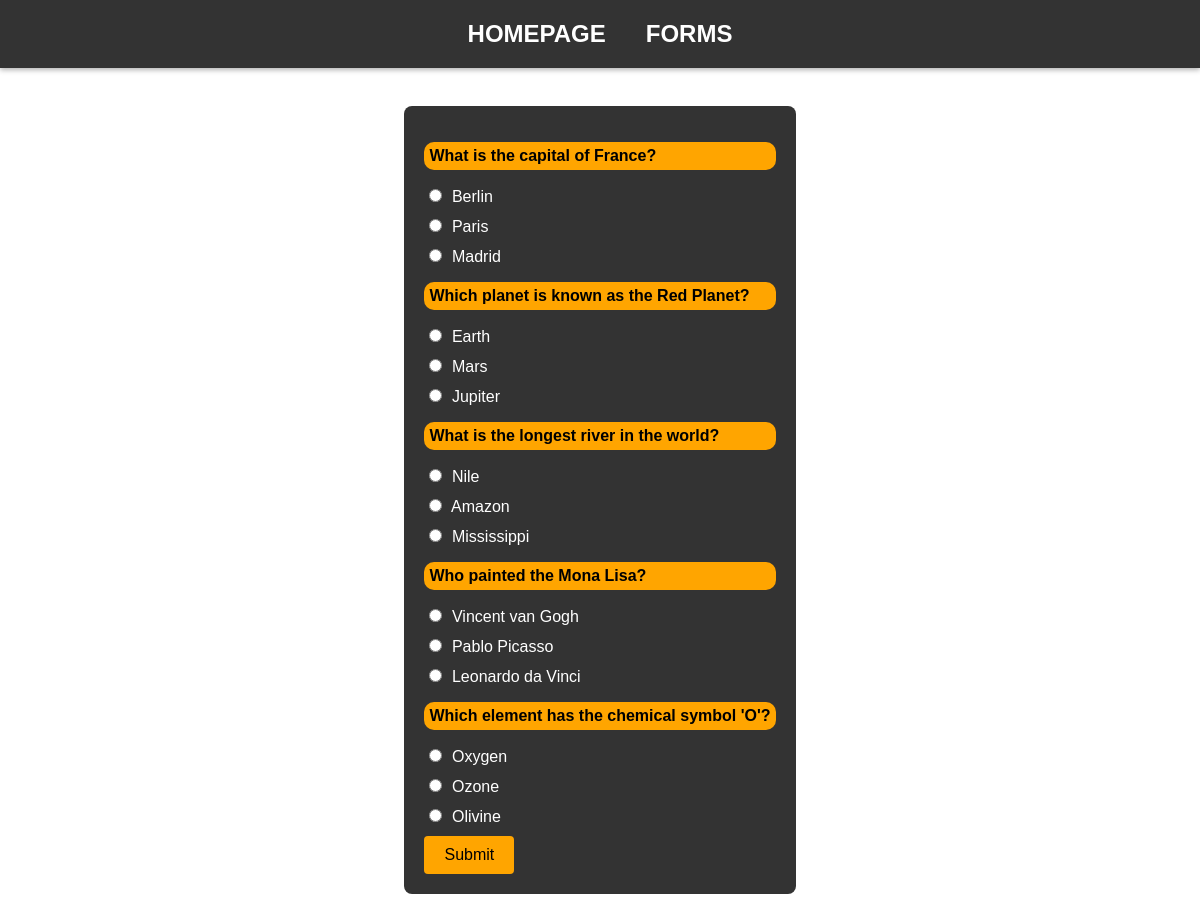
Screenshot of /forms/ with the database file from the repository.
### forms/models.py (models this page shows, shortened)
class Question(models.Model):
    text = models.CharField(max_length=255)  # Soru metni

class Answer(models.Model):
    question = models.ForeignKey(Question, related_name='answers', on_delete=models.CASCADE)  # Hangi soruya ait
    text = models.CharField(max_length=255)  # Cevap metni
    is_correct = models.BooleanField(default=False)  # Doğru mu yanlış mı olduğunu belirtir

### forms/views.py (the view, shortened to what this page needs)
# urls.py: path('forms/', quiz_view, name= 'forms')
def quiz_view(request):
    questions = Question.objects.all()  # Tüm soruları al
    return render(request, 'forms.html', {'questions': questions})

### templates/forms.html (shortened to what this page needs)
{% extends 'base.html' %}
{% block content %}
<form method="post">
    {% for question in questions %}
        <div class="question">
            <p class="question-text">{{ question.text }}</p>
            {% for answer in question.answers.all %}
                <div class="answer">
                    <input type="radio" name="question_{{ question.id }}" value="{{ answer.id }}"> {{ answer.text }}
                </div>
            {% endfor %}
        </div>
    {% endfor %}
    <button type="submit" class="submit-btn">Submit</button>
</form>
{% endblock %}

### templates/base.html (shortened to what this page needs)
<!DOCTYPE html>
<html lang="en">
<head>
</head>
<body>
    <div class="nav-container">
        <a href="/home">Homepage</a>
        <a href="/forms">Forms</a>
    </div>
    <div class="content">
        {% block content %}
        {% endblock %}
    </div>
</body>
</html>

### templates/base.html (style rules this page uses)
body, html { margin: 0; padding: 0; height: 100vh; font-family: Arial, sans-serif; }
.nav-container { display: flex; justify-content: center; align-items: center; background-color: #333; padding: 20px 0; position: fixed; top: 0; width: 100%; box-shadow: 0 2px 5px rgba(0,0,0,0.3); }
.nav-container a { text-decoration: none; color: white; font-size: 24px; font-weight: bold; text-transform: uppercase; margin: 0 20px; transition: color 0.3s; }
.content { margin-top: 80px; padding: 20px; display: flex; justify-content: center; align-items: center; height: 100%; }

### templates/forms.html (style rules this page uses)
body { font-family: Arial, sans-serif; background-color: rgb(255, 255, 255); color: white; }
form { margin: 20px; padding: 20px; border-radius: 8px; background-color: #333; }
.question-text { background-color: orange; border-radius: 10px; padding: 5px; font-size: 16px; color: black; font-weight: bold; }
.answer { margin: 10px 0; }
input[type="radio"] { margin-right: 5px; }
.submit-btn { background-color: orange; color: black; padding: 10px 20px; border: none; border-radius: 4px; cursor: pointer; font-size: 16px; }

### rows the page displays
Question: text "What is the capital of France?"
Answer: text "Berlin"
Answer: text "Paris"
Answer: text "Madrid"
Question: text "Which planet is known as the Red Planet?"
Answer: text "Earth"
Answer: text "Mars"
Answer: text "Jupiter"
Question: text "What is the longest river in the world?"
Answer: text "Nile"
Answer: text "Amazon"
Answer: text "Mississippi"
Question: text "Who painted the Mona Lisa?"
Answer: text "Vincent van Gogh"
Answer: text "Pablo Picasso"
Answer: text "Leonardo da Vinci"
Question: text "Which element has the chemical symbol 'O'?"
Answer: text "Oxygen"
Answer: text "Ozone"
Answer: text "Olivine"
